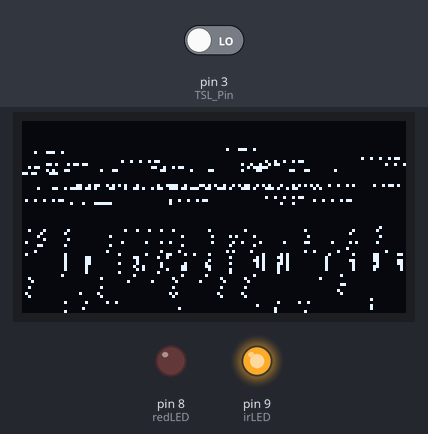
This sketch was run on a simulated Arduino Uno, built with avr-gcc and run on an emulated ATmega328P. Shown: 128×64 one-colour display, output pins drawn as LEDs (lit = HIGH). Dashed ring = blinking. The test bench sets the inputs (shaded band); at power-on: pin 3 (TSL_Pin) LOW. What the sketch prints to the serial monitor is not drawn.

Above: at 0.1 s.
At 42.6 s:
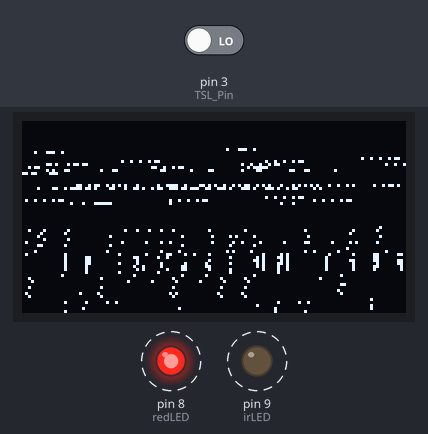
Timing chart, 0 to 130.0 s (numbered marks = the images above):
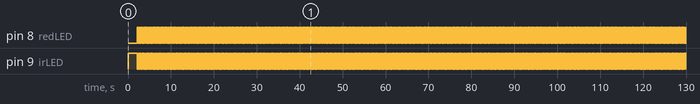

The sketch:

POx-TSL230_v6.ino
```cpp
// (licence header left out)
//Define Sensor (LED + PD)
int redLED = 8; int irLED = 9;
//TSL-OUT output
int TSL_Pin = 3;
//TSL input - sensor configuration (setupTSL)
//int TSL_S0 = 3; int TSL_S1 = 4; int TSL_S2 = 5; int TSL_S3 = 6;
int TSL_divider=2;
int TSL_sensitiv=100;

//Operands for sensor data aquisition (TM=Time)
int readTM = 45; //sampling period of TSL (best signal @ 45ms through experimenting)
unsigned long currentTM,startTM,freq;
volatile unsigned long pulse_cnt;

//Operands for data processing
boolean ledState;//true=RED, false=IR
unsigned long Cnt,average,lastaverage,red,ir,lastred,lastir,Rmax,Rmin,IRmax,IRmin;
float rRed,rIR,HR,R,SpO,Heartrate,LastHeartrate;//values for calculation
//HR and SpO may need [FLOAT to INT] for LCD display?!?!?!?!

//Display
#include "U8glib.h"
int printHR, printO2;boolean reDraw=true;
#define logo_width 128
#define logo_height 56
static unsigned char logo[] U8G_PROGMEM = { /*insert xbm logo data here*/};
U8GLIB_SSD1306_128X64 u8g(U8G_I2C_OPT_NONE|U8G_I2C_OPT_DEV_0);

void setup(){
  pinMode(redLED, OUTPUT);  pinMode(irLED, OUTPUT);
  currentTM=0;startTM=0;pulse_cnt=0;Cnt=0;average=0;
  R=0;Rmax=0;Rmin=10000;IRmax=0;IRmin=10000;
  ledSwitch(false);//turn on RED or IR according true or false
  //initialize the TSL digital read on PinX on interrupt
  attachInterrupt(digitalPinToInterrupt(TSL_Pin), add_pulse, RISING);
  //setupTSL();//function to call sensor configuration settings (sensitivity, frequency-divider)
  Serial.begin(9600);
  Serial.println("PULSE OXIMETER - Loading...");

  //draw welcoming logo
  u8g.setColorIndex(1);//pixel on
    if(reDraw){u8g.firstPage();
      while(u8g.nextPage()){
        u8g.drawXBMP( 0, 8, logo_width, logo_height, logo);}}
    reDraw=false;
    delay(2000);
}

void add_pulse() {//ISR adding a pulse count to every interrupt from sensor I/O
  pulse_cnt++;}
unsigned long readTSL(){//returns "freq" frequency/intensity from sensor reading
  currentTM = millis();
  if((currentTM - startTM) >= readTM)// once reaching sampling period - save value & reset the ms counter
    {startTM = currentTM;
    freq = pulse_cnt * TSL_divider;
    pulse_cnt = 0;}
  return(freq);}


void ledSwitch(bool ledState){ //color: RED=TRUE, IR=FALSE
  int Red_pin = HIGH;
  int IR_pin = LOW;
  if(ledState){//RED LED - ON
    Red_pin = HIGH;
    IR_pin = LOW;}
  else {    //IR LED - ON
    Red_pin = LOW;
    IR_pin = HIGH;}
  digitalWrite(redLED, Red_pin);
  digitalWrite(irLED, IR_pin);}

void loop(){
  //red measurement
  if(ledState){
    delay(45);
    red=readTSL();
    if(red>Rmax){Rmax=red;}
    else if(red<Rmin){Rmin=red;}
    ledState=!ledState;//switch to IR LED
    ledSwitch(ledState);}
  //IR measurement
  if(!ledState){
    delay(45);
    lastir=ir;//keep last ir for average-crossing comparison
    ir=readTSL();
    if(ir>IRmax){IRmax=ir;}
    else if(ir<IRmin){IRmin=ir;}
    Cnt++;//count the times the loop has ran (for HR measurement)
    if(IRmin!=10000){//calculate Average of Min & Max
      average=((IRmax + IRmin)/2);}
    ledState=!ledState;//switch to RED LED
    ledSwitch(ledState);}
  //Average-Crossing and calculations
  if((lastir>average)&&(ir<average)&&(Rmin<10000)&&(50<IRmax-IRmin)){
    HR = (1/(0.09*(float)Cnt) )*60;//heartrate in bpm (*60s) from measured frequency over t=0.09s times the counts (isrCnt) of average crossings of heartbeat
    if(40<HR&&HR<180){
      rRed=(float(Rmax-Rmin)/Rmin);//normalized Ratio of Red absorbance
      rIR=(float(IRmax-IRmin)/IRmin); //normalized Ratio of IR absorbance
      R=(rRed/rIR); //Ratio of ratios
      if(0.397<R&&R<1.5){
        SpO=108-20*R-0.375*R*R;} //SpO2 calculation currently based on literature
      else{SpO=99;}
      printO2=int(SpO);printHR=int(HR);
      String HRSPO = int(HR)+String(" HR ")+int(SpO)+String("% SpO2"); //creating string for PC display
      Serial.println(HRSPO);

      // picture loop
      u8g.firstPage();
      do {draw_header();draw_values();} while( u8g.nextPage() );}

    delay(1);//delay for stabilisation
    Rmax=0;Rmin=10000;IRmax=0;IRmin=10000;average=0;Cnt=0;lastir=0;//resetting variables
  }
  ///hard-reset if finger was temporarily removed loop continues and wont run into HR-check
}

void draw_header(void) {
  u8g.setFont(u8g_font_unifont);
  u8g.setFontPosTop();
  u8g.drawStr( 0, 0, "HR[bpm]");
  int w=u8g.getStrWidth("SpO2[%]");
  u8g.drawStr(128-w,0,"SpO2[%]");
  u8g.drawHLine(0,15,128);}
void draw_values(){
  u8g.setFont(u8g_font_fur30);
  u8g.setFontPosBottom();
  u8g.setPrintPos(0,64);
  u8g.print(printHR);
  u8g.setPrintPos(85,64);
  u8g.print(printO2);}

/*void setupTSL(){
  pinMode(TSL_S0, OUTPUT);
  pinMode(TSL_S1, OUTPUT);
  pinMode(TSL_S2, OUTPUT);
  pinMode(TSL_S3, OUTPUT);
  pinMode(TSL_Pin, INPUT);

  //configure initial sensitivity
  //S1 LOW  | S0 HIGH: low 1x
  //S1 HIGH | S0 LOW:  med 10x
  //S1 HIGH | S0 HIGH: high 100x
  digitalWrite(TSL_S1, HIGH);
  digitalWrite(TSL_S0, HIGH);

  //config initial scaling
  //S3  S2  SCALING (divide-by)
  //L   L   1
  //L   H   2
  //H   L   10*default
  //H   H   100x
  digitalWrite(TSL_S3, LOW);
  digitalWrite(TSL_S2, HIGH);
}
*/
```

Changelog.ino
```cpp
/*
 * 5.9.: Changed the loop with if()s and disregarding the timerOne-ISR
 *
 *
 * 6.9.: Moved the time-compare-if-loop from the isr (add_pulse) outside for better signal and faster performance.
 * best divide-by factor is seen as 2; highest sensitivity level 100 needed; still erroronueous HR's 222,166,333, ....
 * old functions:
 *  add_pulse::::
 *  //  startTM   = currentTM;
    //  currentTM = millis();
    //  if( currentTM > startTM ) {
    //    diffTM += currentTM - startTM;
    //    }
    //  // if enough time has passed to do a new reading...
    //  if(diffTM >= readTM) {// once reaching sampling period - save value & reset the ms counter
    //    temp_pulse_cnt = pulse_cnt;
    //    pulse_cnt = 0;
    //    diffTM = 0;
    //    }

 *  //unsigned long freq = temp_pulse_cnt * TSL_divider; //multiply counts by the sensors divide-by factor to solve for frequency
 *
 *  8.9.: added a small filter to the HR-average-crossing-IF-loop [if(...&&(50<IRmax-IRmin))]
 *        better result with less artifact pulses
 *
 *  10.09.: changed and made programm look more clean, different function order - NO influence recorded!
 */
```

Measured:
- by itself, pin 8 (redLED), pin 9 (irLED): alternates HIGH for 0.05 s and LOW for 0.05 s
